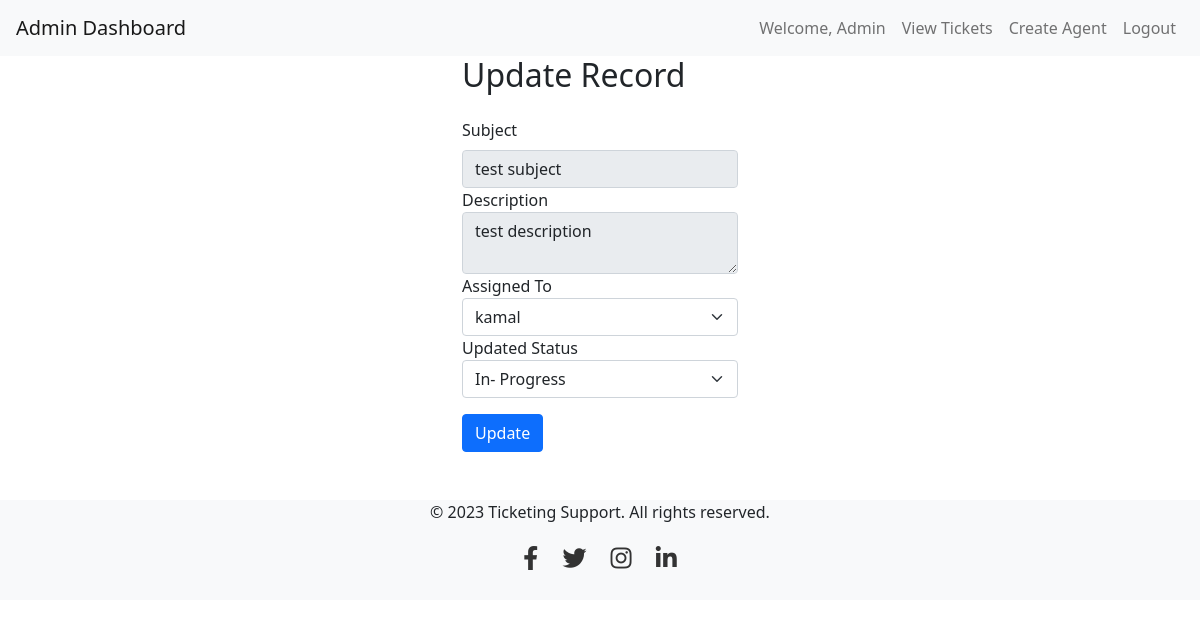
Page /admin/update-reg-record.php?id=1 on the committed database.
### tables this page shows
CREATE TABLE `tickets` (
  `id` int(11) NOT NULL,
  `user_id` int(11) DEFAULT NULL,
  `agent_id` int(11) DEFAULT NULL,
  `subject` varchar(255) DEFAULT NULL,
  `description` text DEFAULT NULL,
  `status` varchar(30) DEFAULT 'Open',
  `created_at` timestamp NOT NULL DEFAULT current_timestamp(),
  `updated_at` timestamp NOT NULL DEFAULT current_timestamp()
);

CREATE TABLE `agents` (
  `id` int(11) NOT NULL,
  `name` varchar(50) NOT NULL,
  `email` varchar(100) NOT NULL,
  `password` varchar(255) NOT NULL
);

### admin/update-reg-record.php (the view, shortened to what this page needs)
<?php
require_once '../db.php';
if (isset($_GET['id'])) {
    $ticketId = $_GET['id'];
    $stmt = $db->prepare("SELECT t.*, u.name AS user_name, a.name AS agent_name FROM tickets t LEFT JOIN users u ON t.user_id = u.id LEFT JOIN agents a ON t.agent_id = a.id WHERE t.id = ?");
    $stmt->bind_param("i", $ticketId);
    $stmt->execute();
    $result = $stmt->get_result();
    $ticket = $result->fetch_assoc();
    $agentsStmt = $db->prepare("SELECT id, name FROM agents");
    $agentsStmt->execute();
    $agentsResult = $agentsStmt->get_result();
    $agents = $agentsResult->fetch_all(MYSQLI_ASSOC);
}
?>
<!DOCTYPE html>
<html lang="en">
<head>
    <link href="https://cdn.jsdelivr.net/npm/bootstrap@5.0.2/dist/css/bootstrap.min.css" rel="stylesheet"
>
    <link href="https://cdnjs.cloudflare.com/ajax/libs/font-awesome/5.15.1/css/all.min.css" rel="stylesheet">
    <link rel="stylesheet" href="../css/style.css">
</head>
<body>
    <nav class="navbar navbar-expand-lg navbar-light bg-light px-3">
        <a class="navbar-brand" href="dashboard.php">Admin Dashboard</a>
        <div class="collapse navbar-collapse" id="navbarNav">
            <ul class="navbar-nav ms-auto">
                <li class="nav-item">
                    <span class="nav-link">Welcome, Admin</span>
                </li>
                <li class="nav-item">
                    <a class="nav-link" href="view-reg-tickets.php">View Tickets</a>
                </li>
                <li class="nav-item">
                    <a class="nav-link" href="create-agent.php">Create Agent</a>
                </li>
                <li class="nav-item">
                    <a class="nav-link" href="../controller/logout.php">Logout</a>
                </li>
            </ul>
        </div>
    </nav>
    <div class="container w-25">
        <h2 class="mb-4">Update Record</h2>
        <form id="updateRecordForm" method="POST" action="update-reg-record.php">
            <div class="col-auto">
                <label for="subject" class="form-label">Subject</label>
                <input type="text" class="form-control" id="subject" name="subject"
                    value="<?php echo $ticket['subject']; ?>" readonly>
            </div>
            <div class="col-auto">
                <label for="description">Description</label>
                <textarea class="form-control" id="description" name="description"
                    readonly><?php echo $ticket['description']; ?></textarea>
            </div>
            <div class="col-auto">
                <label for="assigned_to">Assigned To</label>
                <select class="form-select" id="assigned_to" name="assigned_to">
                    <?php foreach ($agents as $agent): ?>
                    <option value="<?php echo $agent['id']; ?>"
                        <?php echo $agent['id'] == $ticket['agent_id'] ? 'selected' : ''; ?>>
                        <?php echo $agent['name']; ?>
                    </option>
                    <?php endforeach; ?>
                </select>
            </div>
            <div class="col-auto">
                <label for="updated_status">Updated Status</label>
                <select class="form-select" id="updated_status" name="updated_status">
                    <option value="in-progress" <?php echo $ticket['status'] == 'in-progress' ? 'selected' : ''; ?>>In-
                        Progress</option>
                </select>
            </div>
            <div class="col-auto align-self-center">
                <button type="submit" class="btn btn-primary mt-3">Update</button>
            </div>
        </form>
    </div>
    <footer class="footer mt-5 start-0 end-0 bottom-0">
        <div class="container">
            <p>&copy; 2023 Ticketing Support. All rights reserved.</p>
            <div class="social-icons">
                <a href="#"><i class="fab fa-facebook-f"></i></a>
                <a href="#"><i class="fab fa-twitter"></i></a>
                <a href="#"><i class="fab fa-instagram"></i></a>
                <a href="#"><i class="fab fa-linkedin-in"></i></a>
            </div>
        </div>
    </footer>
</body>
</html>

### css/style.css (style rules this page uses)
.footer { background-color: #f8f9fa; text-align: center; height:100px; }
.social-icons a { margin: 0 10px; color: #333; font-size: 24px; }

### rows in the picture
tickets: subject "test subject", description "test description", assigned_to "kamal", updated_status "In- Progress"
